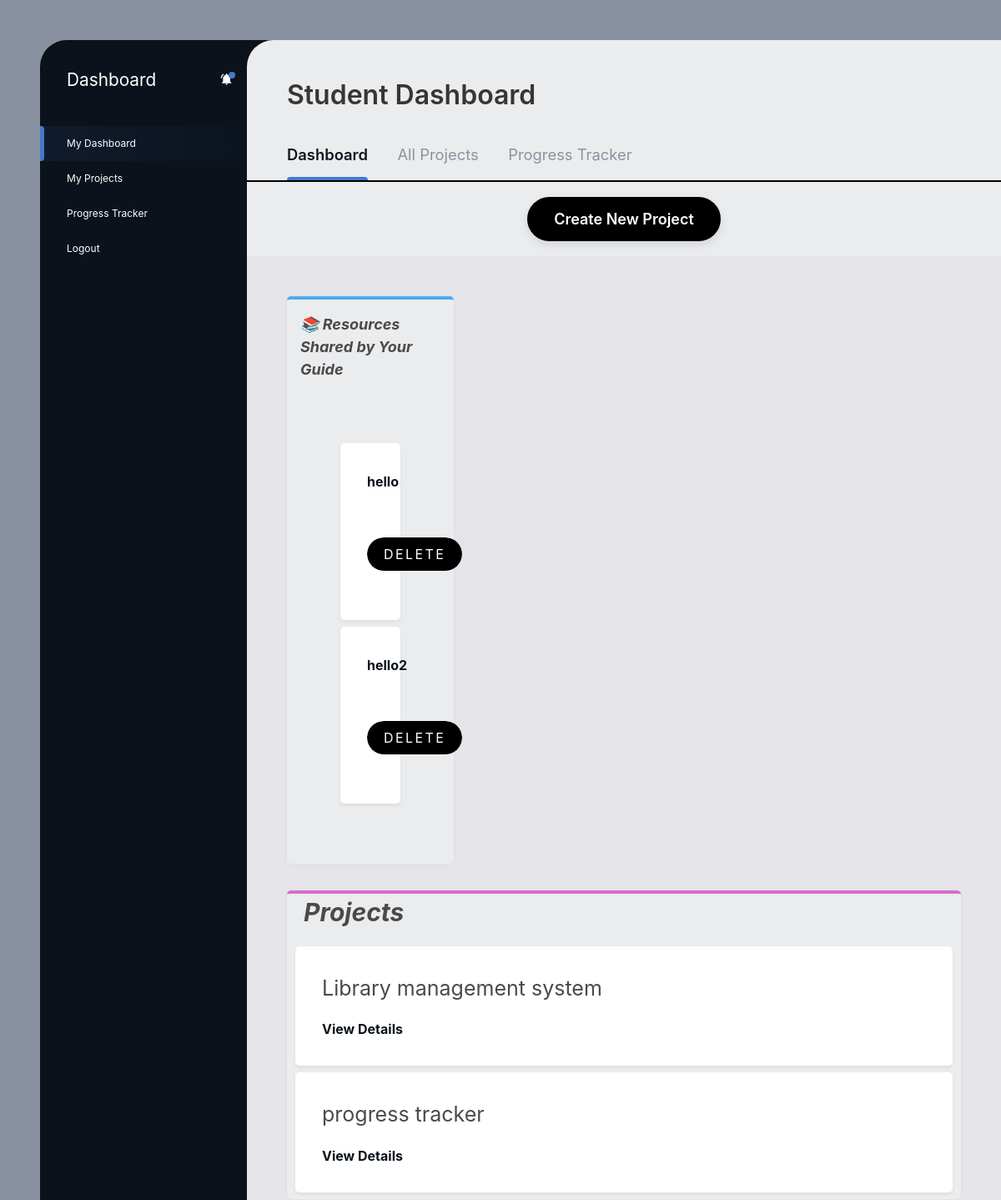
The page /student/dashboard/ (signed in, upper part) on the database as committed earlier.
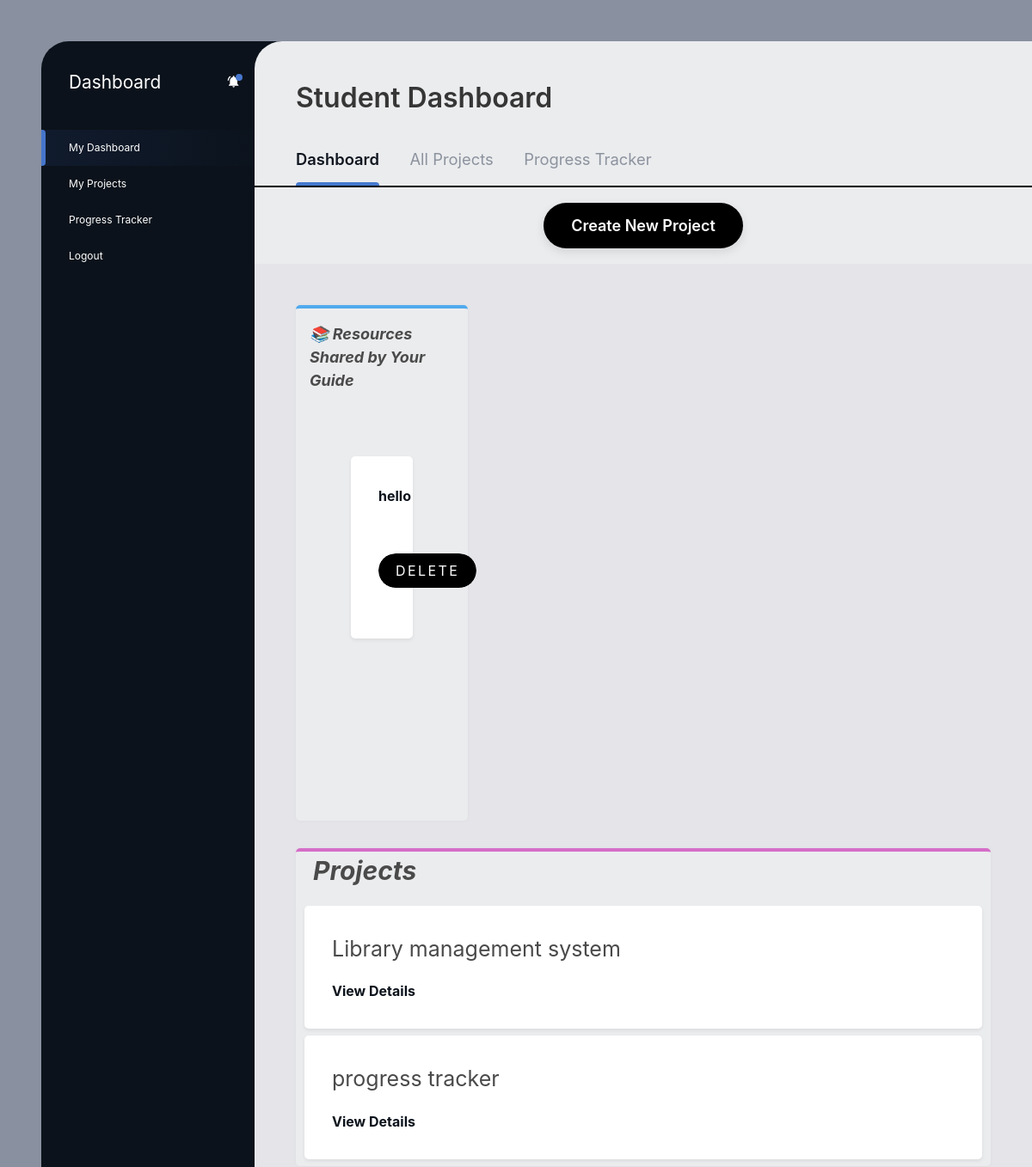
The same page on the database as committed later.
### MySiteApp/models.py (models this page shows, shortened)
class Resource(models.Model):
    mentor = models.ForeignKey(User, on_delete=models.CASCADE, related_name='uploaded_resources',null=True,blank=True)
    title = models.CharField(max_length=255)
    file = models.FileField(upload_to='resources/')
    description = models.TextField(blank=True, null=True)
    uploaded_at = models.DateTimeField(auto_now_add=True)
    students = models.ManyToManyField(User, related_name='accessible_resources')

class Project(models.Model):
    id = models.AutoField(primary_key=True)
    title = models.CharField(max_length=200)
    description = models.TextField(blank=True, null=True)
    start_date = models.DateField()
    due_date = models.DateField(default="2024-12-31")
    owner = models.ForeignKey(User, on_delete=models.CASCADE, related_name='owned_projects',null=True, blank=True)
    mentor = models.ForeignKey(User, on_delete=models.SET_NULL, null=True, blank=True, related_name='mentored_projects')  # Supervisor (mentor)
    students = models.ManyToManyField(
        User, related_name='assigned_projects', blank=True, limit_choices_to={'role': 'student'}
    )

### MySiteApp/views.py (the view)
# urls.py: path('student/dashboard/', views.student_dashboard, name='student_dashboard'),
@login_required
def student_dashboard(request):
    if request.user.role != 'student':
        return redirect('access_denied')  # Redirect unauthorized users
    mentor = request.user.mentor
    accessible_resources = models.Resource.objects.filter(students=request.user)
    allocated_projects = models.Project.objects.filter(students__in=[request.user])
    files_sent_to_mentor = models.Resource.objects.filter(students=request.user, mentor=mentor)
    if request.method == 'POST':
        form = forms.ResourceForm(request.POST, request.FILES)
        if form.is_valid():
            resource = form.save(commit=False)  # Create the object but don't save yet
            resource.mentor = mentor  # Automatically assign the student's mentor
            resource.save()  # Save the object to the database
            resource.students.add(request.user)  # Link the resource to the current student
            return redirect('student_dashboard')  # Refresh the page after form submission
        else:
            print(form.errors)  # Debug form errors if needed
    else:
        form = forms.ResourceForm()
    return render(
        request,
        'dashboards/student_dashboard.html',
        {
            'allocated_projects': allocated_projects,
            'accessible_resources': accessible_resources,
            'files_sent_to_mentor': files_sent_to_mentor,
            'form': form,
        },
    )

### MySiteApp/templates/dashboards/student_dashboard.html (shortened to what this page needs)
<!DOCTYPE html>
<html lang="en">
<head>
  {% load static %}
  <link rel="stylesheet" href="https://cdnjs.cloudflare.com/ajax/libs/bulma/0.7.4/css/bulma.min.css">
  <link rel="stylesheet" href="{% static 'css/style.css' %}">
</head>
<body>
<div class="site-wrap">
  <nav class="site-nav">
    <div class="name">
      Dashboard
    </div>
    <ul>
      <li class="active"><a href="{% url 'student_dashboard' %}">My Dashboard</a></li>
      <li><a href="{% url 'all_projects' %}">My Projects</a></li>
      <li><a href="{% url 'progress_tracker' %}">Progress Tracker</a></li>
      <li><a href="{% url 'logout' %}">Logout</a></li>
    </ul>
  </nav>
  <main>
    <header>
      <h1 class="title">Student Dashboard</h1>
      <nav class="nav-tabs" id="nav-tabs">
        <a href="#" class="active">Dashboard</a>
        <a href="{% url 'all_projects' %}">All Projects</a>
        <a href="{% url 'progress_tracker' %}">Progress Tracker </a>
      </nav>
    </header>
    <hr style="border-top: 2px solid black; margin: 0px 0;">
    <br>
    <div class="mt-8 text-center">
        <center><a href="{% url 'create_project' %}">
          <button class="btn">
            Create New Project
          </button></center>
    </div><br>
    <div class="content-columns">
      <div class="col">
        <h2><b><i>📚 Resources Shared by Your Guide</i></b></h2><br>
            <div class="p-6 bg-white rounded-lg shadow-md">
                <ul>
                    {% for resource in user.accessible_resources.all %}
                        <li  class="item">
                            <a href="{{ resource.file.url }}" class="underline-hover" download>
                              {{ resource.title }}
                            </a><br><br>
                            <form action="{% url 'delete_resource' resource.id %}" method="POST">
                                <button type="submit" class="button">
                                    Delete
                                </button>
                            </form><br>
                        </li>
                    {% empty %}
                        <p class="text-gray-600">No resources available.</p>
                    {% endfor %}
                </ul>
            </div>
      </div>
      <div class="row">
        <h2><ul><b><i>Projects</i></b></ul></h2><br>
        {% for project in allocated_projects %}
        <div class="item">
          <h3>{{ project.title }}</h3>
          <br>
          <a href="{% url 'project_details' project.id %}" class="underline-hover">View Details</a>
        </div>
        {% empty %}
        <p>No projects yet.</p>
        {% endfor %}
      </div>
    </div>
  </main>
</div>
</body>
</html>

Rows that differ between the two databases and show on the page:
removed Resource: title "hello2"
